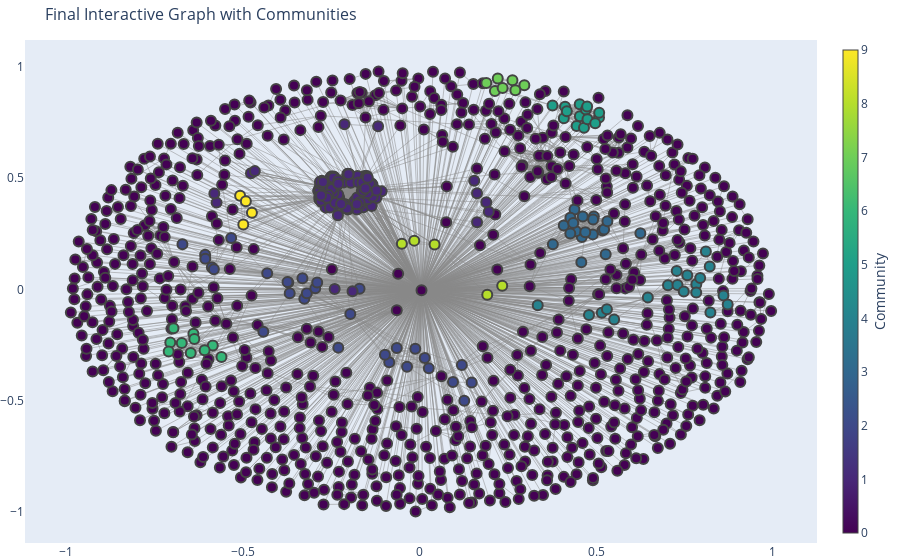

This figure's notebook cell:
### Code cell
main('..\small_world_linkedin\data\linkedin.csv')

### Figure 1 — Plotly figure (JSON) as saved in the notebook; plotly's stock layout.template omitted (floating-point values rounded to 4 significant figures; data arrays with more than 128 entries replaced by an {"elided": "..."} marker saying what was removed)
{"data": [{"hoverinfo": "none", "line": {"color": "#888", "width": 0.5}, "mode": "lines", "type": "scatter", "x": {"elided": "27492 float values"}, "y": {"elided": "27492 float values"}}, {"hoverinfo": "text", "marker": {"color": {"elided": "1055 int values"}, "colorbar": {"thickness": 15, "title": {"side": "right", "text": "Community"}, "xanchor": "left"}, "colorscale": [[0, "#440154"], [0.1111, "#482878"], [0.2222, "#3e4989"], [0.3333, "#31688e"], [0.4444, "#26828e"], [0.5556, "#1f9e89"], [0.6667, "#35b779"], [0.7778, "#6ece58"], [0.8889, "#b5de2b"], [1, "#fde725"]], "line": {"width": 2}, "showscale": true, "size": 10}, "mode": "markers", "text": {"elided": "1055 str values"}, "type": "scatter", "x": {"elided": "1055 float values"}, "y": {"elided": "1055 float values"}}], "layout": {"hovermode": "closest", "margin": {"b": 0, "l": 0, "r": 0, "t": 40}, "showlegend": false, "title": {"font": {"size": 16}, "text": "Final Interactive Graph with Communities"}, "xaxis": {"showgrid": false, "zeroline": false}, "yaxis": {"showgrid": false, "zeroline": false}}}
